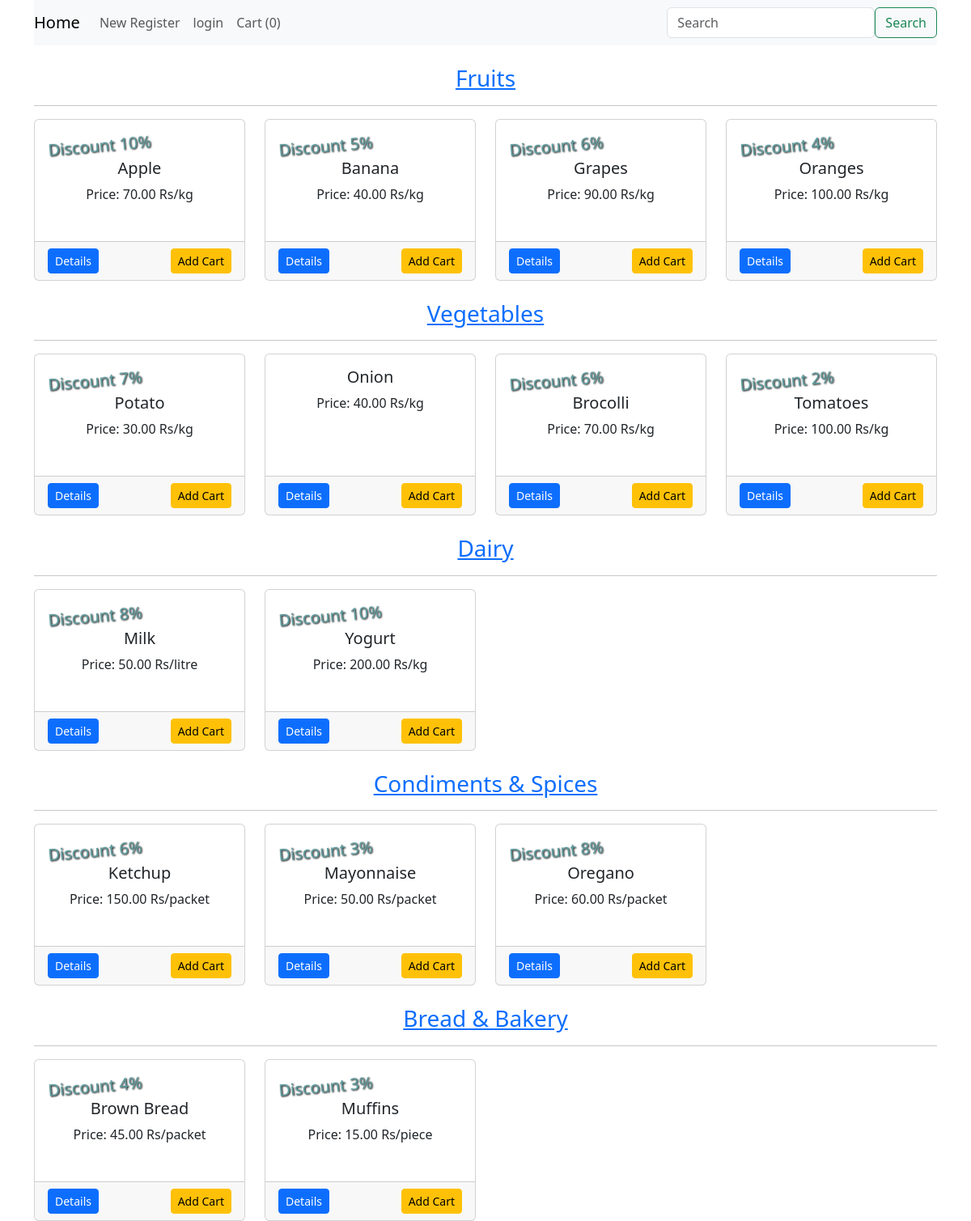
The page / on the database its author committed.
### grocerystore/products/models.py (models this page shows)
class Category(db.Model):
    id = db.Column(db.Integer, primary_key=True)
    name = db.Column(db.String(100), nullable=False)
    products = db.relationship('Addproduct', backref='products_category', lazy=True)
    def __repr__(self):
        return f"Category('{self.name}')"

class Addproduct(db.Model):
    id = db.Column(db.Integer, primary_key=True)
    name = db.Column(db.String(100), nullable=False)
    price = db.Column(db.Numeric(10, 2), nullable=False)
    unit = db.Column(db.String, nullable=False)
    manufacturing = db.Column(db.Date,nullable=False)
    discount = db.Column(db.Integer, default=0)
    stock = db.Column(db.Integer, default=0)
    desc = db.Column(db.Text, nullable=False)
    category_id = db.Column(db.Integer, db.ForeignKey('category.id'), nullable=False)
    def __repr__(self):
        return f"Addproduct('{self.name}', '{self.price}', '{self.stock}',{self.category_id}')"

### grocerystore/products/routes.py (the view)
@app.route('/')
def home():
    categories = Category.query.all()
    print("Categories are it is a list", categories)
    category_products = {}
    for category in categories:
        products = Addproduct.query.filter_by(category_id=category.id).limit(4).all()
        category_products[category.id] = products
    print("Categories_products are it is a dictionary",category_products)
    products_out_of_stock = Addproduct.query.filter(Addproduct.stock <= 0).order_by(Addproduct.id.desc()).all()
    return render_template('home.html', categories=categories, category_products=category_products, products_out_of_stock=products_out_of_stock)

### grocerystore/templates/home.html (shortened to what this page needs)
{% extends 'layout.html' %}
{% block content %}
  {% include 'navbar.html' %}
  <div class="container">
    {% for category in categories %}
      {% if category.id in category_products and category_products[category.id] %}
      <div class="row mt-4">
        <div class="col-md-12">
          <h3 class="text-center"><a href="{{ url_for('get_cat_prod', id=category.id) }}">{{ category.name }}</a></h3>
          <hr>
        </div>
        {% for product in category_products[category.id] %}
          <div class="col-md-3">
            <div class="card" style="min-height: 200px;">
              <div class="card-body">
                {% if product.discount > 0 %}
                  <h5 style="text-shadow: 1px 1px 2px black; color:cadetblue; transform: rotate(-5deg)">Discount {{ product.discount }}%</h5>
                {% endif %}
                <h5 class="text-center">{{ product.name }}</h5>
                <p class="text-center">Price: {{ product.price }} {{product.unit}}</p>
              </div>
              <div class="card-footer">
                <div class="d-flex justify-content-between">
                  <a href="{{ url_for('details', id=product.id) }}" class="btn btn-sm btn-primary">Details</a>
                  {% if product.stock > 0 %}
                  <form action="{{ url_for('AddCart') }}" method="post">
                    <button type="submit" class="btn btn-sm btn-warning">Add Cart</button>
                  </form>
                  {% else %}
                  <p class="text-danger">Out of Stock</p>
                  {% endif %}
                </div>
              </div>
            </div>
          </div>
        {% endfor %}
      </div>
      {%endif%}
    {% endfor %}
  </div>
{% endblock %}

### grocerystore/templates/layout.html (shortened to what this page needs)
<!doctype html>
<html lang="en">
  <head>
    <link rel="stylesheet" href="https://cdn.jsdelivr.net/npm/bootstrap@5.3.1/dist/css/bootstrap.min.css">
  </head>
  <body>
    {% block content %}
    {% endblock content %}
  </body>
</html>

### grocerystore/templates/navbar.html (shortened to what this page needs)
<div class="container">
    <nav class="navbar navbar-expand-lg navbar-light bg-light">
      <a class="navbar-brand" href="/">Home</a>
      <div class="collapse navbar-collapse" id="navbarSupportedContent">
        <ul class="navbar-nav mr-auto">
            {% if current_user.is_authenticated %}
             <li class="nav-item">
              <a href="#" class="nav-link">{{current_user.name}}</a>
            </li>
             <li class="nav-item">
               <a href="{{url_for('customer_logout')}}" class="nav-link"> Logout</a>
             </li>
             {% else %}
             <li class="nav-item">
              <a href="{{url_for('customer_register')}}" class="nav-link">New Register</a>
            </li>
             <li class="nav-item">
              <a href="{{url_for('customerlogin')}}" class="nav-link">login</a>
            </li>
            {% endif %}
          <li class="nav-item">
            <a class="nav-link " href="{{url_for('getCart')}}" tabindex="-1" >Cart ({{session['Shoppingcart']|length}})</a>
          </li>
        </ul>
        <form class="form-inline ms-auto my-lg-0 d-flex justify-content-end" action="{{url_for('result')}}">
          <input class="form-control mr-sm-2" type="search" placeholder="Search" aria-label="Search" name="q">
          <button class="btn btn-outline-success my-2 my-sm-0" type="submit">Search</button>
      </form>
      </div>
    </nav>
    </div>

### rows shown on the page
Category: name "Fruits"
Addproduct: discount "10", name "Apple", price "70.00", unit "Rs/kg"
Addproduct: discount "5", name "Banana", price "40.00", unit "Rs/kg"
Addproduct: discount "6", name "Grapes", price "90.00", unit "Rs/kg"
Addproduct: discount "4", name "Oranges", price "100.00", unit "Rs/kg"
Category: name "Vegetables"
Addproduct: discount "7", name "Potato", price "30.00", unit "Rs/kg"
Addproduct: name "Onion", price "40.00", unit "Rs/kg"
Addproduct: discount "6", name "Brocolli", price "70.00", unit "Rs/kg"
Addproduct: discount "2", name "Tomatoes", price "100.00", unit "Rs/kg"
Category: name "Dairy"
Addproduct: discount "8", name "Milk", price "50.00", unit "Rs/litre"
Addproduct: discount "10", name "Yogurt", price "200.00", unit "Rs/kg"
Category: name "Condiments & Spices"
Addproduct: discount "6", name "Ketchup", price "150.00", unit "Rs/packet"
Addproduct: discount "3", name "Mayonnaise", price "50.00", unit "Rs/packet"
Addproduct: discount "8", name "Oregano", price "60.00", unit "Rs/packet"
Category: name "Bread & Bakery"
Addproduct: discount "4", name "Brown Bread", price "45.00", unit "Rs/packet"
Addproduct: discount "3", name "Muffins", price "15.00", unit "Rs/piece"

### other values the page prints
{{ session['Shoppingcart']|length }} "0"
